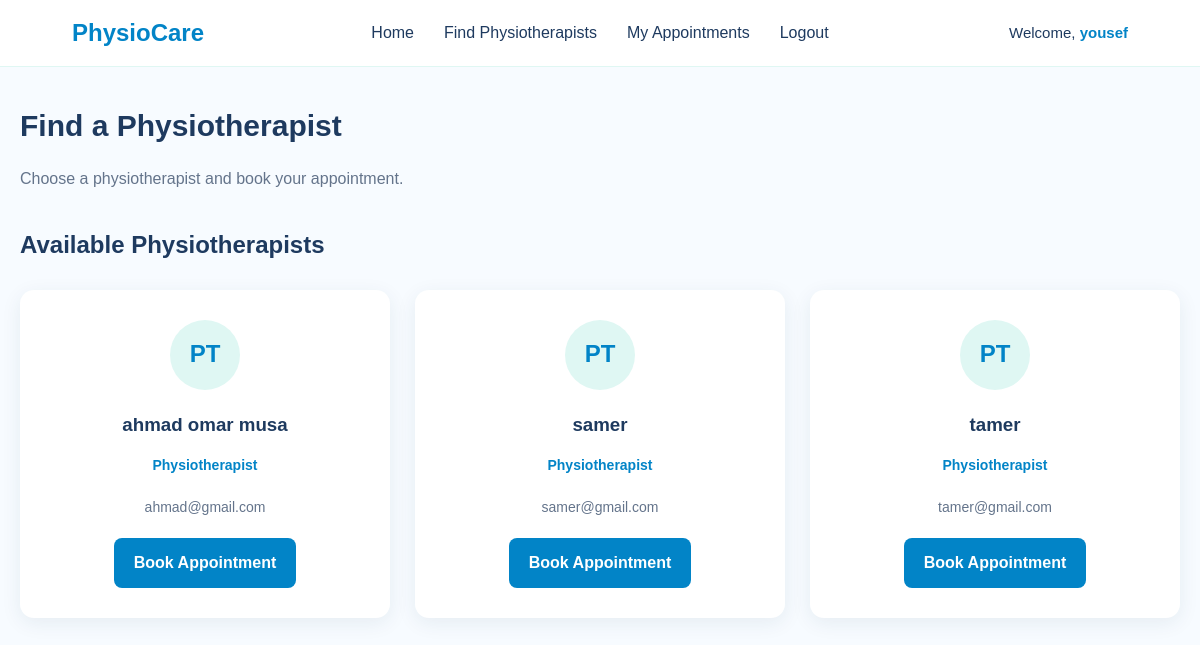
Page /patient/physiotherapists.php (signed in) on the committed database.
### tables this page shows
CREATE TABLE `users` (
  `id` int(11) NOT NULL,
  `name` varchar(100) NOT NULL,
  `email` varchar(100) NOT NULL,
  `password` varchar(255) NOT NULL,
  `role` varchar(20) NOT NULL DEFAULT 'patient'
);

### classes/Database.php (called while the page is built, shortened)
<?php
class Database {
    public function __construct() {
        $host = "localhost";
        $dbname = "physiotherapy_db";
        $username = "root";
        $password = "";
        $this->connect = new PDO(
            "mysql:host=$host;dbname=$dbname;charset=utf8mb4",
            $username,
            $password
        );
    }
}

### classes/user.php (called while the page is built, shortened)
<?php
require_once "Database.php";
class User extends Database {
    public function getPhysiotherapists() {
        $sql = "SELECT id, name, email FROM users WHERE role = ?";
        $stmt = $this->connect->prepare($sql);
        $stmt->execute(["physiotherapist"]);
        return $stmt->fetchAll(PDO::FETCH_ASSOC);
    }
}

### patient/physiotherapists.php (the view, shortened to what this page needs)
<?php
require_once "../classes/User.php";
$user = new User();
$physiotherapists = $user->getPhysiotherapists();
?>
<!DOCTYPE html>
<html lang="en">
<head>
    <link rel="stylesheet" href="../css/style.css?v=7">
</head>
<body>
<?php include __DIR__ . "/nav.php"; ?>
<main class="patient-main">
    <div class="dashboard-header">
        <h1>Find a Physiotherapist</h1>
        <p>Choose a physiotherapist and book your appointment.</p>
    </div>
    <h2>Available Physiotherapists</h2>
    <div class="physio-grid">
        <?php foreach ($physiotherapists as $physio): ?>
            <div class="physio-card">
                <div class="physio-avatar">
                    PT
                </div>
                <h3>
                    <?= htmlspecialchars($physio["name"]) ?>
                </h3>
                <p class="physio-role">
                    Physiotherapist
                </p>
                <p class="physio-email">
                    <?= htmlspecialchars($physio["email"]) ?>
                </p>
                <a
                    href="booking.php?id=<?= (int) $physio["id"] ?>"
                    class="physio-book-btn"
                >
                    Book Appointment
                </a>
            </div>
        <?php endforeach; ?>
    </div>
</main>
</body>
</html>

### css/style.css (style rules this page uses)
:root { --primary: #0284C7; --secondary: #2DD4BF; --light-mint: #DFF7F3; --background: #F7FBFF; --text: #1E3A5F; --white: #FFFFFF; }
* { box-sizing: border-box; }
body { margin: 0; font-family: Arial, sans-serif; background: var(--background); color: var(--text); line-height: 1.6; }
h1, h2, h3 { color: var(--text); }
a { color: var(--primary); text-decoration: none; }
.auth-header p, .dashboard-header p, .dashboard-card p { color: #64748B; }
.dashboard-header { margin-bottom: 35px; }
.dashboard-header h1 { font-size: 30px; margin-bottom: 8px; }
.physio-grid { display: grid; grid-template-columns: repeat(3, 1fr); gap: 25px; margin-top: 25px; }
.physio-card { background: var(--white); padding: 30px; border-radius: 14px; box-shadow: 0 5px 20px rgba(30, 58, 95, 0.08); text-align: center; }
.physio-avatar { width: 70px; height: 70px; background: var(--light-mint); color: var(--primary); border-radius: 50%; display: flex; justify-content: center; align-items: center; margin: 0 auto 20px; font-size: 24px; font-weight: bold; }
.physio-card h3 { margin-bottom: 5px; }
.physio-role { color: var(--primary); font-weight: bold; font-size: 14px; }
.physio-email { color: #64748B; font-size: 14px; margin: 20px 0; overflow-wrap: anywhere; }
.physio-book-btn { display: inline-block; background: var(--primary); color: var(--white); padding: 12px 20px; border-radius: 8px; font-weight: bold; }
.patient-main { max-width: 1200px; margin: 35px auto; padding: 0 20px; }

### rows in the picture
users: name "ahmad omar musa", email "ahmad@gmail.com"
users: name "samer", email "samer@gmail.com"
users: name "tamer", email "tamer@gmail.com"

### other values in the picture
$_SESSION["name"] "yousef"
